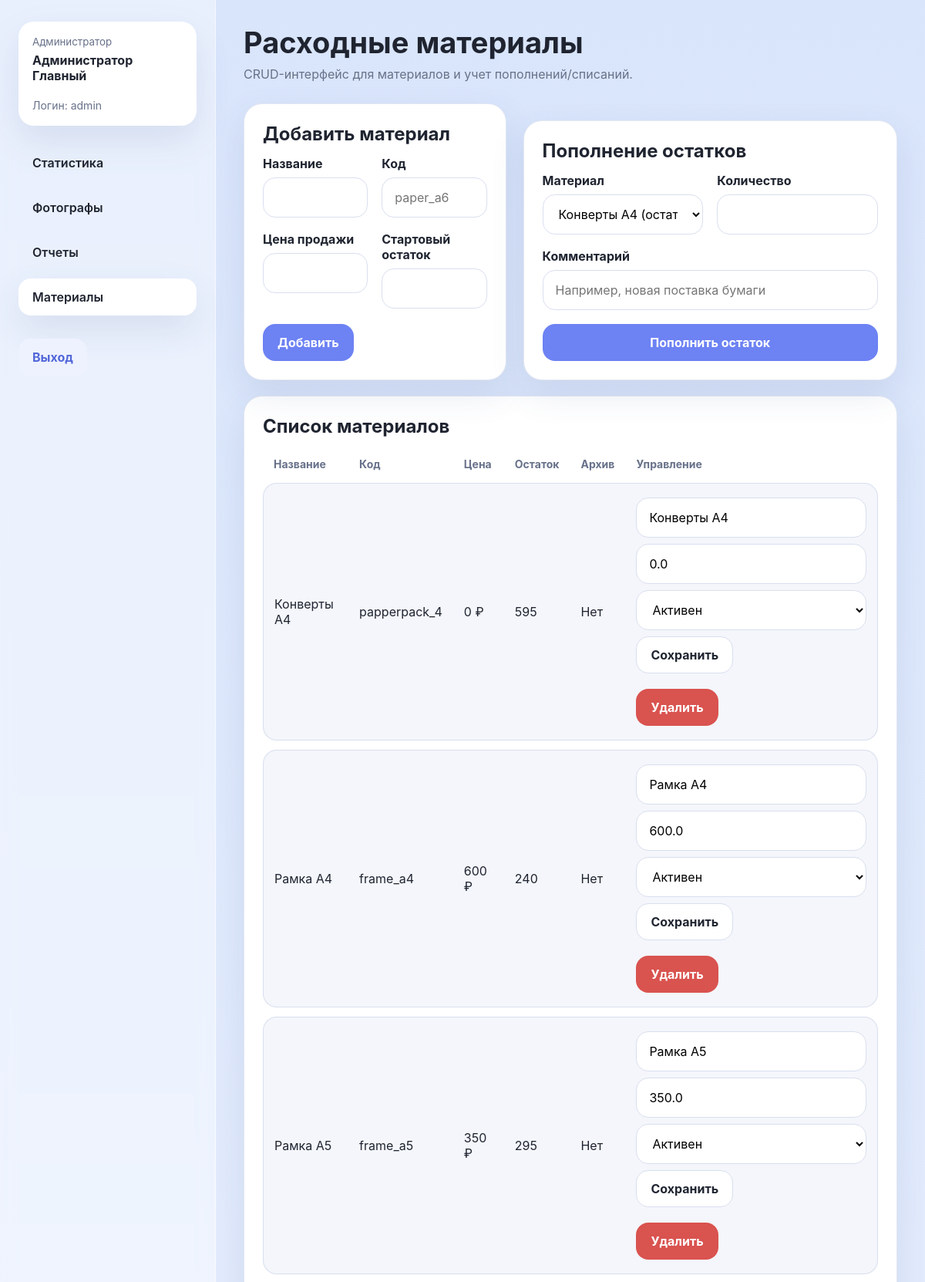
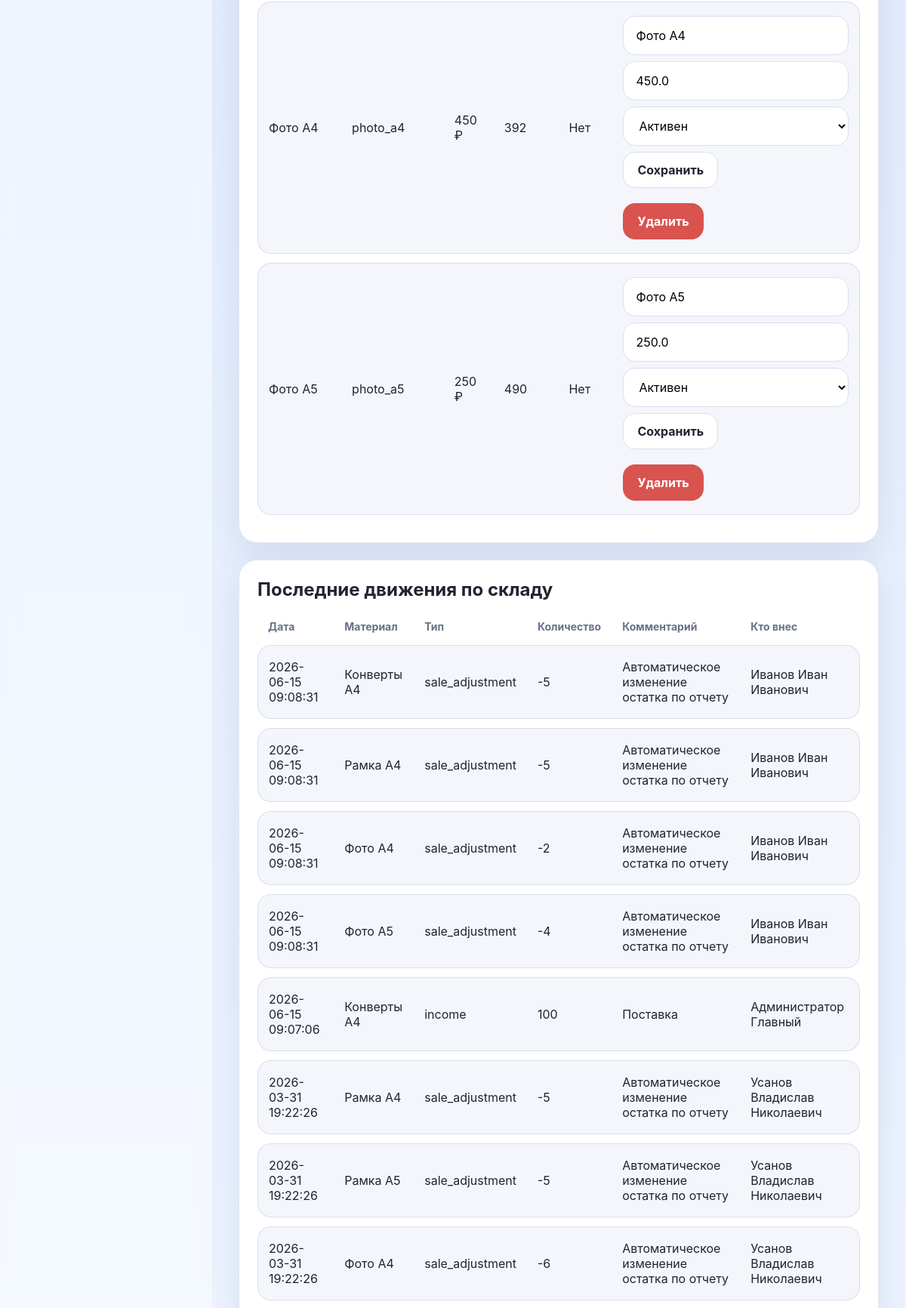
/admin/consumables (signed in, upper part), run on the app's committed database (2 pictures, top to bottom).
### tables this page shows
CREATE TABLE roles (
    id INTEGER PRIMARY KEY AUTOINCREMENT,
    code TEXT NOT NULL UNIQUE,
    name TEXT NOT NULL
);

CREATE TABLE users (
    id INTEGER PRIMARY KEY AUTOINCREMENT,
    login TEXT NOT NULL UNIQUE,
    password_hash TEXT NOT NULL,
    first_name TEXT NOT NULL,
    last_name TEXT NOT NULL,
    middle_name TEXT DEFAULT '',
    role_id INTEGER NOT NULL,
    is_active INTEGER NOT NULL DEFAULT 1,
    created_at TEXT NOT NULL,
    FOREIGN KEY (role_id) REFERENCES roles(id)
);

CREATE TABLE products (
    id INTEGER PRIMARY KEY AUTOINCREMENT,
    code TEXT NOT NULL UNIQUE,
    name TEXT NOT NULL,
    unit_price REAL NOT NULL DEFAULT 0,
    current_stock INTEGER NOT NULL DEFAULT 0,
    is_archived INTEGER NOT NULL DEFAULT 0
);

CREATE TABLE stock_movements (
    id INTEGER PRIMARY KEY AUTOINCREMENT,
    product_id INTEGER NOT NULL,
    movement_type TEXT NOT NULL,
    quantity INTEGER NOT NULL,
    note TEXT DEFAULT '',
    created_by INTEGER,
    created_at TEXT NOT NULL,
    FOREIGN KEY (product_id) REFERENCES products(id) ON DELETE CASCADE,
    FOREIGN KEY (created_by) REFERENCES users(id) ON DELETE SET NULL
);

### routes/admin.py (the view, shortened to what this page needs)
    @app.route("/admin/consumables", methods=["GET", "POST"])
    @login_required
    @role_required(ROLE_ADMIN)
    def admin_consumables():
        products = query_all("SELECT * FROM products ORDER BY is_archived, name")
        movements = query_all(
            """
            SELECT sm.*, p.name AS product_name, u.last_name, u.first_name, u.middle_name
            FROM stock_movements sm
            JOIN products p ON p.id = sm.product_id
            LEFT JOIN users u ON u.id = sm.created_by
            ORDER BY sm.created_at DESC
            LIMIT 15
            """
        )
        return render_template("admin/consumables.html", products=products, movements=movements)

### db.py (called while the page is built)
def get_db() -> sqlite3.Connection:
    if "db" not in g:
        g.db = sqlite3.connect(DATABASE)
        g.db.row_factory = sqlite3.Row
        g.db.execute("PRAGMA foreign_keys = ON")
    return g.db

def query_one(query: str, params=()):
    return get_db().execute(query, params).fetchone()

def query_all(query: str, params=()):
    return get_db().execute(query, params).fetchall()

### template_helpers.py (called while the page is built)
def register_template_helpers(app):
    @app.context_processor
    def inject_globals():
        return {
            "nav_items": NAV_ITEMS,
            "display_name": display_name,
            "today_iso": date.today().isoformat(),
            "status_label": status_label,
        }
    @app.template_filter("currency")
    def currency_filter(value):
        value = value or 0
        return f"{float(value):,.0f} ₽".replace(",", " ")
    @app.template_filter("shortdate")
    def shortdate_filter(value):
        if not value:
            return "—"
        return datetime.strptime(value, "%Y-%m-%d").strftime("%d.%m.%Y")

### users.py (called while the page is built)
@login_manager.user_loader
def load_user(user_id: str):
    row = query_one(
        """
        SELECT u.*, r.code AS role_code, r.name AS role_name
        FROM users u
        JOIN roles r ON r.id = u.role_id
        WHERE u.id = ? AND u.is_active = 1
        """,
        (user_id,),
    )
    if row is None:
        return None
    return AppUser(row)

def role_required(*roles):
    def decorator(view):
        @wraps(view)
        def wrapped(*args, **kwargs):
            if not current_user.is_authenticated:
                return login_manager.unauthorized()
            if current_user.role_code not in roles:
                abort(403)
            return view(*args, **kwargs)
        return wrapped
    return decorator

def display_name(row) -> str:
    if isinstance(row, sqlite3.Row):
        last_name = row["last_name"]
        first_name = row["first_name"]
        middle_name = row["middle_name"]
        login = row["login"] if "login" in row.keys() else ""
    else:
        last_name = row.get("last_name", "")
        first_name = row.get("first_name", "")
        middle_name = row.get("middle_name", "")
        login = row.get("login", "")
    full = " ".join(part for part in [last_name or "", first_name or "", middle_name or ""] if part).strip()
    return full or login or "Пользователь"

    @property
    def is_active(self) -> bool:
        return self._is_active

    @property
    def full_name(self) -> str:
        return display_name(self.__dict__)

### templates/admin/consumables.html (shortened to what this page needs)
{% extends 'base.html' %}
{% block content %}
<div class="page-header">
  <div>
    <h1>Расходные материалы</h1>
    <p>CRUD-интерфейс для материалов и учет пополнений/списаний.</p>
  </div>
</div>
<div class="grid">
  <section class="card span-5">
    <h2 class="section-title">Добавить материал</h2>
    <form method="post">
      <div class="form-grid">
        <div class="form-group"><label>Название</label><input type="text" name="name" required></div>
        <div class="form-group"><label>Код</label><input type="text" name="code" placeholder="paper_a6" required></div>
        <div class="form-group"><label>Цена продажи</label><input type="number" name="unit_price" step="0.01" min="0" required></div>
        <div class="form-group"><label>Стартовый остаток</label><input type="number" name="current_stock" min="0" required></div>
      </div>
      <button class="btn top-gap" type="submit">Добавить</button>
    </form>
  </section>
  <section class="card span-7">
    <h2 class="section-title">Пополнение остатков</h2>
    <form method="post" class="form-grid">
      <div class="form-group">
        <label>Материал</label>
        <select name="product_id" required>
          {% for product in products %}
            <option value="{{ product.id }}">{{ product.name }} (остаток: {{ product.current_stock }})</option>
          {% endfor %}
        </select>
      </div>
      <div class="form-group"><label>Количество</label><input type="number" name="quantity" min="1" required></div>
      <div class="form-group full"><label>Комментарий</label><input type="text" name="note" placeholder="Например, новая поставка бумаги"></div>
      <div class="form-group full"><button class="btn" type="submit">Пополнить остаток</button></div>
    </form>
  </section>
</div>
<section class="card top-gap">
  <h2 class="section-title">Список материалов</h2>
  <table class="list-table">
    <thead><tr><th>Название</th><th>Код</th><th>Цена</th><th>Остаток</th><th>Архив</th><th>Управление</th></tr></thead>
    <tbody>
      {% for product in products %}
      <tr>
        <td>{{ product.name }}</td>
        <td>{{ product.code }}</td>
        <td>{{ product.unit_price|currency }}</td>
        <td>{{ product.current_stock }}</td>
        <td>{{ 'Да' if product.is_archived else 'Нет' }}</td>
        <td>
          <form method="post" action="{{ url_for('edit_consumable', product_id=product.id) }}" class="inline-form">
            <input type="text" name="name" value="{{ product.name }}" required>
            <input type="number" name="unit_price" step="0.01" min="0" value="{{ product.unit_price }}" required>
            <select name="is_archived">
              <option value="0" {% if not product.is_archived %}selected{% endif %}>Активен</option>
            </select>
            <button class="btn btn-secondary" type="submit">Сохранить</button>
          </form>
          <form method="post" action="{{ url_for('delete_consumable', product_id=product.id) }}" class="inline-form top-gap" onsubmit="return confirm('Удалить материал?');">
            <button class="btn btn-danger" type="submit">Удалить</button>
          </form>
        </td>
      </tr>
      {% else %}
      <tr><td colspan="6">Материалов пока нет.</td></tr>
      {% endfor %}
    </tbody>
  </table>
</section>
<section class="card top-gap">
  <h2 class="section-title">Последние движения по складу</h2>
  <table class="list-table">
    <thead><tr><th>Дата</th><th>Материал</th><th>Тип</th><th>Количество</th><th>Комментарий</th><th>Кто внес</th></tr></thead>
    <tbody>
      {% for row in movements %}
      <tr>
        <td>{{ row.created_at }}</td>
        <td>{{ row.product_name }}</td>
        <td>{{ row.movement_type }}</td>
        <td>{{ row.quantity }}</td>
        <td>{{ row.note }}</td>
        <td>{{ display_name(row) if row.first_name else 'Система' }}</td>
      </tr>
      {% else %}
      <tr><td colspan="6">История пока пуста.</td></tr>
      {% endfor %}
    </tbody>
  </table>
</section>
{% endblock %}

### templates/base.html (shortened to what this page needs)
<!doctype html>
<html lang="ru">
  <head>
    <link rel="stylesheet" href="{{ url_for('static', filename='css/styles.css') }}">
  </head>
  <body>
    {% if current_user.is_authenticated %}
      <div class="layout">
        <aside class="sidebar">
          <div class="user-card">
            <small>{{ current_user.role_name }}</small>
            <strong>{{ current_user.full_name }}</strong>
            <div class="meta top-gap">Логин: {{ current_user.login }}</div>
          </div>
          <nav class="nav">
            {% for endpoint, label in nav_items.get(current_user.role_code, []) %}
              <a href="{{ url_for(endpoint) }}" class="{% if request.endpoint == endpoint %}active{% endif %}">{{ label }}</a>
            {% endfor %}
            {% if current_user.role_code == 'admin' %}
              <a href="{{ url_for('admin_consumables') }}" class="{% if request.endpoint == 'admin_consumables' %}active{% endif %}">Материалы</a>
            {% endif %}
          </nav>
          <a class="logout-link" href="{{ url_for('logout') }}">Выход</a>
        </aside>
        <main class="content">
          {% block content %}{% endblock %}
        </main>
      </div>
    {% else %}
      {% block auth_content %}{% endblock %}
    {% endif %}
  </body>
</html>

### static/css/styles.css (style rules this page uses)
:root { --bg: #dbe6fb; --panel: #ffffff; --panel-soft: #f4f6fb; --text: #1f2430; --muted: #677189; --accent: #6d82f3; --accent-dark: #5267d8; --danger: #d9534f; --success: #279c6d; --warning: #df9a1a; --border: #d9dfef; --shadow: 0 18px 45px rgba(58, 79, 137, 0.12); --radius: 24px; }
* { box-sizing: border-box; }
html, body { margin: 0; padding: 0; font-family: Inter, Arial, sans-serif; color: var(--text); background: linear-gradient(180deg, #d9e5fb 0%, #eef4ff 100%); }
a { color: inherit; text-decoration: none; }
button, input, textarea, select { font: inherit; }
.layout { display: flex; min-height: 100vh; }
.sidebar { width: 280px; background: rgba(255,255,255,0.42); backdrop-filter: blur(9px); padding: 28px 24px; border-right: 1px solid rgba(255,255,255,0.55); }
.user-card { background: var(--panel); border-radius: 20px; padding: 18px; box-shadow: var(--shadow); margin-bottom: 24px; }
.user-card small { color: var(--muted); display: block; margin-bottom: 6px; }
.nav { display: flex; flex-direction: column; gap: 10px; }
.nav a { padding: 14px 18px; border-radius: 16px; background: transparent; color: var(--text); font-weight: 600; }
.nav a.active, .nav a:hover { background: var(--panel); box-shadow: var(--shadow); }
.logout-link { margin-top: 30px; display: inline-flex; padding: 14px 18px; border-radius: 16px; background: #eef2ff; color: var(--accent-dark); font-weight: 700; }
.content { flex: 1; padding: 32px 36px 42px; }
.page-header { display: flex; align-items: flex-start; justify-content: space-between; gap: 20px; margin-bottom: 28px; }
.page-header h1 { margin: 0; font-size: 38px; }
.page-header p { margin: 8px 0 0; color: var(--muted); }
.btn { display: inline-flex; align-items: center; justify-content: center; gap: 8px; min-height: 48px; padding: 0 18px; border: 1px solid transparent; border-radius: 16px; background: var(--accent); color: white; cursor: pointer; font-weight: 700; }
.btn-secondary { background: var(--panel); color: var(--text); border-color: var(--border); }
.btn-danger { background: var(--danger); }
.card { background: var(--panel); border-radius: var(--radius); box-shadow: var(--shadow); padding: 24px; border: 1px solid rgba(217, 223, 239, 0.75); }
.card + .card { margin-top: 22px; }
.grid { display: grid; grid-template-columns: repeat(12, minmax(0, 1fr)); gap: 22px; }
.grid > .span-5 { grid-column: span 5; }
.grid > .span-7 { grid-column: span 7; }
.list-table { width: 100%; border-collapse: separate; border-spacing: 0 12px; }
.list-table th { text-align: left; color: var(--muted); font-size: 14px; padding: 0 14px 4px; }
.list-table td { background: var(--panel-soft); padding: 18px 14px; border-top: 1px solid var(--border); border-bottom: 1px solid var(--border); }
.list-table td:first-child { border-left: 1px solid var(--border); border-top-left-radius: 18px; border-bottom-left-radius: 18px; }
.list-table td:last-child { border-right: 1px solid var(--border); border-top-right-radius: 18px; border-bottom-right-radius: 18px; }
.form-grid { display: grid; grid-template-columns: 1fr 1fr; gap: 18px; }
.form-group { display: flex; flex-direction: column; gap: 8px; }
.form-group.full { grid-column: 1 / -1; }
label { font-weight: 700; }
input[type="text"], input[type="date"], input[type="number"], input[type="password"], textarea, select { width: 100%; min-height: 52px; padding: 14px 16px; border: 1px solid var(--border); border-radius: 16px; background: white; }
.meta { color: var(--muted); font-size: 14px; }
.inline-form { display: inline-flex; gap: 8px; align-items: center; flex-wrap: wrap; }
.top-gap { margin-top: 20px; }
.section-title { margin: 0 0 14px; font-size: 24px; }

### data on the page
roles: role_name "Администратор"
users: login "admin", first_name "Администратор Главный"
products: name "Конверты А4", code "papperpack_4", unit_price "0 ₽", current_stock "595", is_archived "Нет", unit_price "0.0", is_archived "Активен"
products: name "Рамка A4", code "frame_a4", unit_price "600 ₽", current_stock "240", is_archived "Нет", unit_price "600.0", is_archived "Активен"
products: name "Рамка A5", code "frame_a5", unit_price "350 ₽", current_stock "295", is_archived "Нет", unit_price "350.0", is_archived "Активен"
products: name "Фото A4", code "photo_a4", unit_price "450 ₽", current_stock "392", is_archived "Нет", unit_price "450.0", is_archived "Активен"
products: name "Фото A5", code "photo_a5", unit_price "250 ₽", current_stock "490", is_archived "Нет", unit_price "250.0", is_archived "Активен"
stock_movements: created_at "2026-06-15 09:08:31", product_name "Конверты А4", movement_type "sale_adjustment", quantity "-5", note "Автоматическое изменение остатка по отчету"
users: first_name "Иванов Иван Иванович"
stock_movements: created_at "2026-06-15 09:08:31", product_name "Рамка A4", movement_type "sale_adjustment", quantity "-5", note "Автоматическое изменение остатка по отчету"
stock_movements: created_at "2026-06-15 09:08:31", product_name "Фото A4", movement_type "sale_adjustment", quantity "-2", note "Автоматическое изменение остатка по отчету"
stock_movements: created_at "2026-06-15 09:08:31", product_name "Фото A5", movement_type "sale_adjustment", quantity "-4", note "Автоматическое изменение остатка по отчету"
stock_movements: created_at "2026-06-15 09:07:06", product_name "Конверты А4", movement_type "income", quantity "100", note "Поставка"
stock_movements: created_at "2026-03-31 19:22:26", product_name "Рамка A4", movement_type "sale_adjustment", quantity "-5", note "Автоматическое изменение остатка по отчету"
users: first_name "Усанов Владислав Николаевич"
stock_movements: created_at "2026-03-31 19:22:26", product_name "Рамка A5", movement_type "sale_adjustment", quantity "-5", note "Автоматическое изменение остатка по отчету"
stock_movements: created_at "2026-03-31 19:22:26", product_name "Фото A4", movement_type "sale_adjustment", quantity "-6", note "Автоматическое изменение остатка по отчету"

### other printed values
{{ current_user.full_name }} "Администратор Главный"
{{ label }} "Статистика" "Фотографы" "Отчеты"
form field product_id "Конверты А4 (остаток: 595)"
